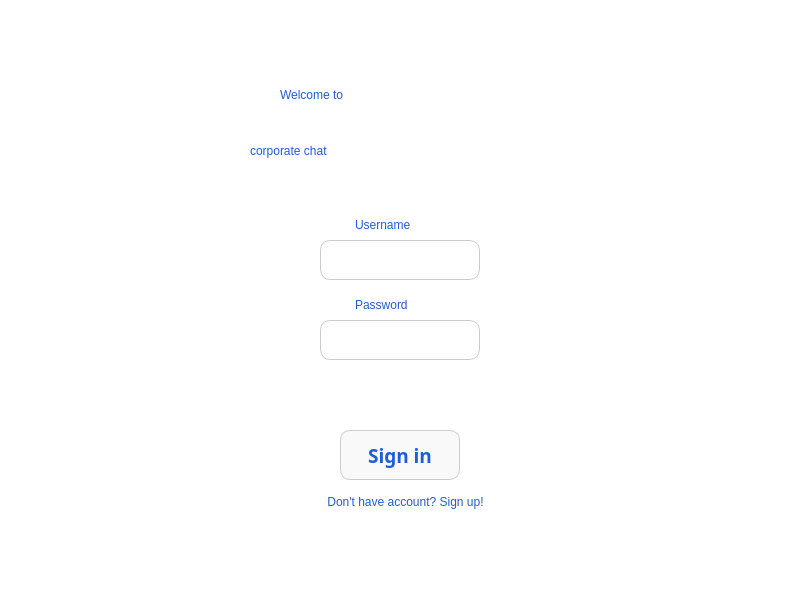
<?xml version="1.0" encoding="UTF-8"?>
<ui version="4.0">
 <class>LoginForm</class>
 <widget class="QMainWindow" name="LoginForm">
  <property name="geometry">
   <rect>
    <x>0</x>
    <y>0</y>
    <width>800</width>
    <height>600</height>
   </rect>
  </property>
  <property name="minimumSize">
   <size>
    <width>800</width>
    <height>600</height>
   </size>
  </property>
  <property name="maximumSize">
   <size>
    <width>800</width>
    <height>600</height>
   </size>
  </property>
  <property name="windowTitle">
   <string>MainWindow</string>
  </property>
  <property name="styleSheet">
   <string notr="true">QMainWindow {background-color:rgb(255, 255, 255)}
QPushButton {background-color:rgb(249, 249, 249);  color:rgb(28, 94, 217); border-radius: 10px;border: 1px solid #CCCCCC;}
QPushButton:hover {background-color:rgb(230, 230, 230);}
QPushButton:pressed {background-color:rgb(212, 212, 212);}
QLineEdit {padding: 5; border-radius: 10px;border: 1px solid #CCCCCC;font: 25 14pt &quot;Yu Gothic UI Light&quot;;}
QLabel {color:rgb(28, 94, 217,);}</string>
  </property>
  <widget class="QWidget" name="centralwidget">
   <widget class="QLabel" name="label">
    <property name="geometry">
     <rect>
      <x>280</x>
      <y>70</y>
      <width>240</width>
      <height>50</height>
     </rect>
    </property>
    <property name="styleSheet">
     <string notr="true">font: 25 36pt &quot;Yu Gothic UI Light&quot;;</string>
    </property>
    <property name="text">
     <string>Welcome to</string>
    </property>
   </widget>
   <widget class="QLabel" name="label_2">
    <property name="geometry">
     <rect>
      <x>250</x>
      <y>120</y>
      <width>301</width>
      <height>61</height>
     </rect>
    </property>
    <property name="styleSheet">
     <string notr="true">font: 25 36pt &quot;Yu Gothic UI Light&quot;;</string>
    </property>
    <property name="text">
     <string>corporate chat</string>
    </property>
   </widget>
   <widget class="QLabel" name="label_3">
    <property name="geometry">
     <rect>
      <x>355</x>
      <y>210</y>
      <width>90</width>
      <height>30</height>
     </rect>
    </property>
    <property name="styleSheet">
     <string notr="true">font: 25 16pt &quot;Yu Gothic UI Light&quot;;</string>
    </property>
    <property name="text">
     <string>Username</string>
    </property>
   </widget>
   <widget class="QLabel" name="label_4">
    <property name="geometry">
     <rect>
      <x>355</x>
      <y>290</y>
      <width>90</width>
      <height>30</height>
     </rect>
    </property>
    <property name="styleSheet">
     <string notr="true">font: 25 16pt &quot;Yu Gothic UI Light&quot;;</string>
    </property>
    <property name="text">
     <string>Password</string>
    </property>
   </widget>
   <widget class="QLabel" name="error_label">
    <property name="geometry">
     <rect>
      <x>260</x>
      <y>370</y>
      <width>281</width>
      <height>51</height>
     </rect>
    </property>
    <property name="font">
     <font>
      <family>Yu Gothic UI Semibold</family>
      <pointsize>12</pointsize>
      <weight>75</weight>
      <bold>true</bold>
     </font>
    </property>
    <property name="styleSheet">
     <string notr="true">color:rgb(255, 55, 118);</string>
    </property>
    <property name="text">
     <string/>
    </property>
    <property name="alignment">
     <set>Qt::AlignCenter</set>
    </property>
   </widget>
   <widget class="QPushButton" name="sign_in_button">
    <property name="geometry">
     <rect>
      <x>340</x>
      <y>430</y>
      <width>120</width>
      <height>50</height>
     </rect>
    </property>
    <property name="font">
     <font>
      <family>Yu Gothic UI Semibold</family>
      <pointsize>14</pointsize>
      <weight>75</weight>
      <bold>true</bold>
     </font>
    </property>
    <property name="text">
     <string>Sign in</string>
    </property>
   </widget>
   <widget class="QLineEdit" name="password_in">
    <property name="geometry">
     <rect>
      <x>320</x>
      <y>320</y>
      <width>160</width>
      <height>40</height>
     </rect>
    </property>
    <property name="styleSheet">
     <string notr="true">padding: 5; border-radius: 10px; border: 1px solid #CCCCCC; font: 25 8pt &quot;Yu Gothic UI Light&quot;;</string>
    </property>
    <property name="text">
     <string/>
    </property>
    <property name="echoMode">
     <enum>QLineEdit::Password</enum>
    </property>
   </widget>
   <widget class="QLineEdit" name="login_in">
    <property name="geometry">
     <rect>
      <x>320</x>
      <y>240</y>
      <width>160</width>
      <height>40</height>
     </rect>
    </property>
    <property name="styleSheet">
     <string notr="true"/>
    </property>
    <property name="text">
     <string/>
    </property>
   </widget>
   <widget class="QPushButton" name="to_sign_up_button">
    <property name="geometry">
     <rect>
      <x>300</x>
      <y>490</y>
      <width>211</width>
      <height>23</height>
     </rect>
    </property>
    <property name="styleSheet">
     <string notr="true">QPushButton
{border: 0;
padding: 0;
background-color: rgb(255, 255, 255);
font: 25 12pt &quot;Yu Gothic UI Semibold&quot;;
color:rgb(28, 94, 217)}
QPushButton:hover {color: rgb(20, 69, 182);}
QPushButton:pressed {color: rgb(16, 58, 148);}
</string>
    </property>
    <property name="text">
     <string>Don't have account? Sign up!</string>
    </property>
   </widget>
  </widget>
 </widget>
 <resources/>
 <connections/>
</ui>
